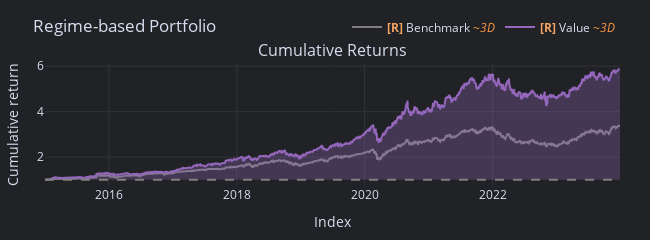

The notebook cell this image was saved under:
### Code cell
# Create a dict that maps the we allocate more to SMA and less to RSI in a bullish market and vice versa in a bearish market
regime_dict = {
    'Bullish': {
        'AAPL_sma': 0.30, 'MSFT_sma': 0.30, 'GOOGL_sma': 0.30, 'AMZN_sma': 0.30, 'META_sma': 0.30,
        'AAPL_rsi': 0.05, 'MSFT_rsi': 0.05, 'GOOGL_rsi': 0.05, 'AMZN_rsi': 0.05, 'META_rsi': 0.05
    }, # 2x SMA, 0.5x RSI in bullish market
    'Bearish': {
        'AAPL_sma': 0.05, 'MSFT_sma': 0.05, 'GOOGL_sma': 0.05, 'AMZN_sma': 0.05, 'META_sma': 0.05,
        'AAPL_rsi': 0.30, 'MSFT_rsi': 0.30, 'GOOGL_rsi': 0.30, 'AMZN_rsi': 0.30, 'META_rsi': 0.30
    } # 0.5x SMA, 2x RSI in bearish market
}

def get_allocations(regime_value):
    if regime_value:
        return regime_dict['Bullish']
    else:
        return regime_dict['Bearish']

# Apply the function to each element of the regime Series
allocations = regime.apply(get_allocations)

# Convert the result to a DataFrame
allocations = pd.DataFrame(allocations.tolist(), index=regime.index)

# Print the allocations
# print(allocations)

pf_w_regime = vbt.Portfolio.from_orders(
    strategy,
    size=allocations,
    size_type='target_percent',
    init_cash=1000,
    cash_sharing=True,
    leverage= 1.75  # Total allocation sums to 1.75 (175%)
)

pf_w_regime.plot(title='Regime-based Portfolio').show()

### Figure 1 — Plotly figure (JSON) as saved in the notebook; plotly's stock layout.template omitted (floating-point values rounded to 4 significant figures; data arrays with more than 128 entries replaced by an {"elided": "..."} marker saying what was removed)
{"data": [{"legendgroup": "0", "line": {"color": "#7f7f7f"}, "mode": "lines", "name": "<b style=\"color:sandybrown\">[R]</b> Benchmark <i style=\"color:#fc9944\">~3D</i>", "showlegend": true, "type": "scatter", "uid": "4b132bcf-d31d-4687-a822-9c3ce5eb5dc8", "x": {"elided": "1000 str values"}, "xaxis": "x", "y": {"elided": "1000 float values"}, "yaxis": "y"}, {"hoverinfo": "skip", "line": {"color": "rgba(0, 0, 0, 0)", "width": 0}, "mode": "lines", "name": "<b style=\"color:sandybrown\">[R]</b> trace 1 <i style=\"color:#fc9944\">~3D</i>", "opacity": 0, "showlegend": false, "type": "scatter", "uid": "b725bfef-8528-43f3-b5e1-785af81ef9bf", "x": {"elided": "1000 str values"}, "xaxis": "x", "y": {"elided": "1000 int values"}, "yaxis": "y"}, {"connectgaps": false, "fill": "tonexty", "fillcolor": "rgba(148,103,189,0.3000)", "hoverinfo": "skip", "line": {"color": "rgba(0, 0, 0, 0)", "width": 0}, "mode": "lines", "name": "<b style=\"color:sandybrown\">[R]</b> trace 2 <i style=\"color:#fc9944\">~3D</i>", "opacity": 0, "showlegend": false, "type": "scatter", "uid": "88c6ed8e-1e7f-4bef-9a96-f42938556fc6", "x": {"elided": "1000 str values"}, "xaxis": "x", "y": {"elided": "1000 float values"}, "yaxis": "y"}, {"legendgroup": "1", "line": {"color": "#9467bd"}, "mode": "lines", "name": "<b style=\"color:sandybrown\">[R]</b> Value <i style=\"color:#fc9944\">~3D</i>", "showlegend": true, "type": "scatter", "uid": "8145dca2-e98b-4834-aa08-2fa08a851d27", "x": {"elided": "1000 str values"}, "xaxis": "x", "y": {"elided": "1000 float values"}, "yaxis": "y"}, {"hoverinfo": "skip", "line": {"color": "rgba(0, 0, 0, 0)", "width": 0}, "mode": "lines", "name": "<b style=\"color:sandybrown\">[R]</b> trace 4 <i style=\"color:#fc9944\">~3D</i>", "opacity": 0, "showlegend": false, "type": "scatter", "uid": "93e5fd48-f9d6-483d-9e60-e707b7547f78", "x": {"elided": "1000 str values"}, "xaxis": "x", "y": {"elided": "1000 int values"}, "yaxis": "y"}], "layout": {"annotations": [{"font": {"size": 16}, "showarrow": false, "text": "Cumulative Returns", "x": 0.5, "xanchor": "center", "xref": "paper", "y": 1, "yanchor": "bottom", "yref": "paper"}], "height": 230, "legend": {"orientation": "h", "traceorder": "normal", "x": 1, "xanchor": "right", "y": 1.174, "yanchor": "bottom"}, "margin": {"b": 30, "l": 30, "r": 30, "t": 30}, "shapes": [{"line": {"color": "gray", "dash": "dash"}, "type": "line", "x0": 0, "x1": 1, "xref": "paper", "y0": 1, "y1": 1, "yref": "y"}], "showlegend": true, "title": {"text": "Regime-based Portfolio"}, "width": 650, "xaxis": {"anchor": "y", "domain": [0, 1], "title": {"text": "Index"}}, "yaxis": {"anchor": "x", "domain": [0, 1], "title": {"text": "Cumulative return"}}}}
